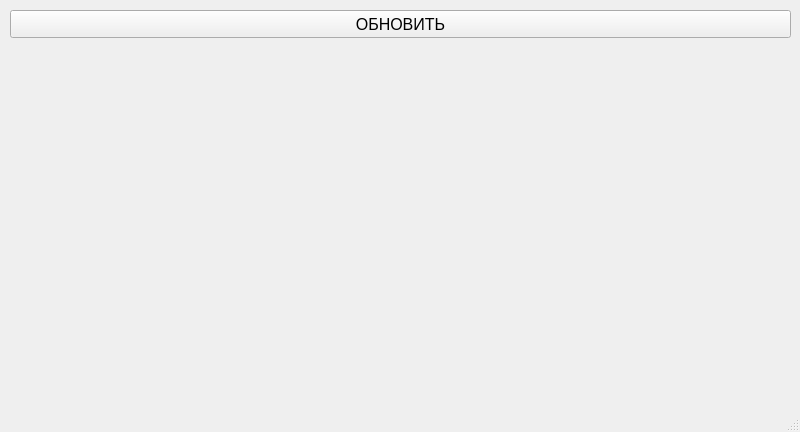
<?xml version="1.0" encoding="UTF-8"?>
<ui version="4.0">
 <class>MainWindow</class>
 <widget class="QMainWindow" name="MainWindow">
  <property name="geometry">
   <rect>
    <x>0</x>
    <y>0</y>
    <width>800</width>
    <height>432</height>
   </rect>
  </property>
  <property name="windowTitle">
   <string>MainWindow</string>
  </property>
  <widget class="QWidget" name="centralwidget">
   <widget class="QPushButton" name="b_refresh">
    <property name="geometry">
     <rect>
      <x>10</x>
      <y>10</y>
      <width>781</width>
      <height>28</height>
     </rect>
    </property>
    <property name="font">
     <font>
      <family>MS Sans Serif</family>
      <pointsize>12</pointsize>
     </font>
    </property>
    <property name="text">
     <string>ОБНОВИТЬ</string>
    </property>
    <property name="default">
     <bool>false</bool>
    </property>
   </widget>
   <widget class="QWidget" name="verticalLayoutWidget">
    <property name="geometry">
     <rect>
      <x>10</x>
      <y>50</y>
      <width>781</width>
      <height>321</height>
     </rect>
    </property>
    <layout class="QVBoxLayout" name="grid">
     <property name="leftMargin">
      <number>0</number>
     </property>
     <property name="topMargin">
      <number>0</number>
     </property>
     <property name="rightMargin">
      <number>0</number>
     </property>
     <property name="bottomMargin">
      <number>0</number>
     </property>
    </layout>
   </widget>
  </widget>
  <widget class="QMenuBar" name="menubar">
   <property name="geometry">
    <rect>
     <x>0</x>
     <y>0</y>
     <width>800</width>
     <height>26</height>
    </rect>
   </property>
  </widget>
  <widget class="QStatusBar" name="statusbar"/>
 </widget>
 <resources/>
 <connections/>
</ui>
